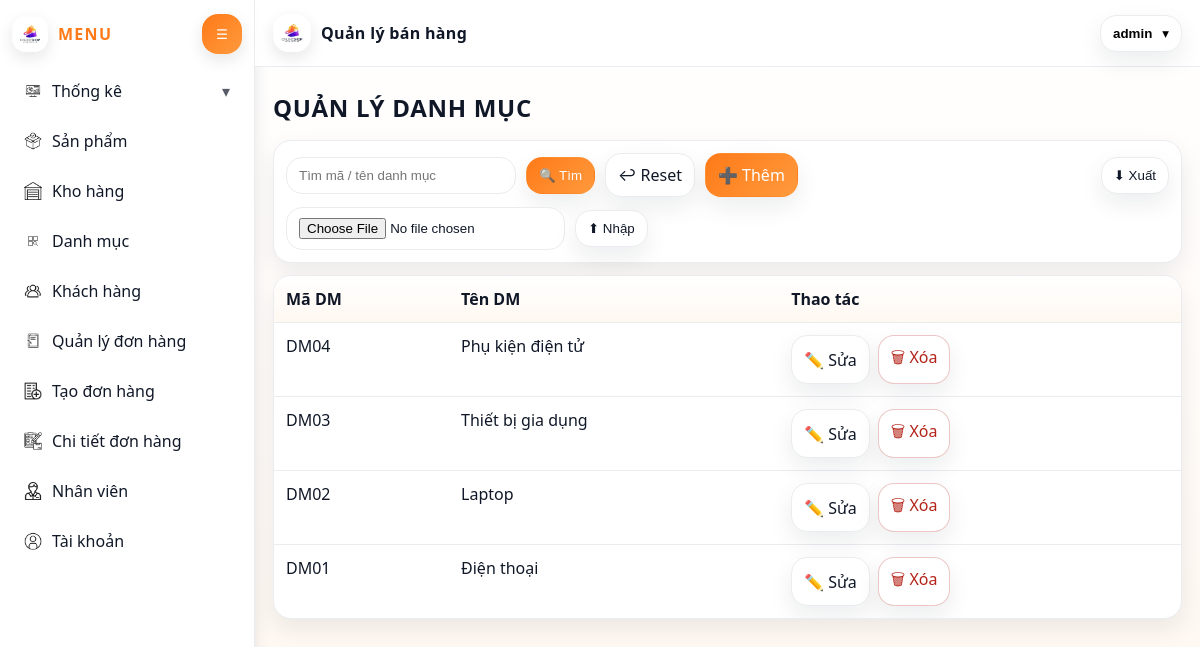
/DanhMuc/Get_data (signed in), run on the app's committed database.
### tables this page shows
CREATE TABLE danhmuc (
  madm VARCHAR(20) PRIMARY KEY,
  tendm VARCHAR(255) NOT NULL
);

### MVC/Core/Controller.php (called while the page is built, shortened)
<?php
class Controller{
    public function model($model){
        return new $model;
    }
    public function view($view, $data = []){
    extract($data);
    include_once './MVC/Views/'.$view.'.php';
}
}
?>

### MVC/Controllers/DanhMuc.php (called while the page is built, shortened)
<?php
class DanhMuc extends Controller {
  public function Get_data(){
    $m=$this->model("DanhMucModel");
    $rows=$m->all();
    $edit=null;
    $this->view("Master", ["page"=>"danhmuc","rows"=>$rows,"edit"=>$edit]);
  }
}
?>

### MVC/Core/App.php (called while the page is built, shortened)
<?php
class App{
    protected $action= "Index";
    function __construct(){
        $arr = $this->processURL();
        if (!empty($arr[0])) {
            unset($arr[0]);
        }
        $this->controller = new $controllerClass;
        $requestedAction = $arr[1] ?? $this->action;
        $this->action = $requestedAction;
        unset($arr[1]);
        $this->param = $arr ? array_map('rawurldecode', array_values($arr)) : [];
        call_user_func_array([$this->controller, $this->action], $this->param);
    }
    function processURL(){
        if(isset($_GET['url'])){
            return explode('/', trim((string) $_GET['url'], '/'));
        }
        return [];
    }
}
?>

### index.php (called while the page is built, shortened)
<?php
$app = new App();
?>

### MVC/Core/connectDB.php (called while the page is built, shortened)
<?php
class connectDB {
    function __construct() {
        $this->con = mysqli_connect('localhost', 'root', '', 'qlbanhang');
    }
}
?>

### MVC/Models/DanhMucModel.php (called while the page is built, shortened)
<?php
class DanhMucModel extends connectDB {
  public function all(){
    return mysqli_query($this->con, "SELECT * FROM danhmuc ORDER BY madm DESC");
  }
}
?>

### MVC/Views/Pages/danhmuc.php (the view, shortened to what this page needs)
<?php
$rows = $payload["rows"] ?? null;
?>
<h2 class="page-title">QUẢN LÝ DANH MỤC</h2>
<div class="toolbar">
  <form method="post" action="<?= BASE_URL ?>DanhMuc/Search">
    <input class="input" name="keyword" placeholder="Tìm mã / tên danh mục">
    <button class="btn primary">🔍 Tìm</button>
    <a class="btn" href="<?= BASE_URL ?>DanhMuc/Get_data">↩ Reset</a>
  </form>
  <a class="btn primary" href="<?= BASE_URL ?>DanhMuc/Get_data?add=1">➕ Thêm</a>
  <form method="post" action="<?= BASE_URL ?>DanhMuc/Export" style="margin-left:auto">
    <button class="btn">⬇ Xuất</button>
  </form>
  <form method="post" action="<?= BASE_URL ?>DanhMuc/Import" enctype="multipart/form-data">
    <input class="input" type="file" name="file" accept=".csv,text/csv" required>
    <button class="btn">⬆ Nhập</button>
  </form>
</div>
<table class="table">
  <thead><tr><th>Mã DM</th><th>Tên DM</th><th>Thao tác</th></tr></thead>
  <tbody>
  <?php if($rows && mysqli_num_rows($rows)>0): while($r=mysqli_fetch_assoc($rows)): ?>
    <tr>
      <td><?= htmlspecialchars($r['madm']) ?></td>
      <td><?= htmlspecialchars($r['tendm']) ?></td>
      <td class="actions">
        <a class="btn" href="<?= BASE_URL ?>DanhMuc/Edit/<?= urlencode($r['madm']) ?>">✏️ Sửa</a>
        <a class="btn danger" onclick="return confirm('Xóa danh mục?')"
           href="<?= BASE_URL ?>DanhMuc/Delete/<?= urlencode($r['madm']) ?>">🗑 Xóa</a>
      </td>
    </tr>
  <?php endwhile; else: ?>
    <tr><td colspan="3" style="text-align:center">Không có dữ liệu</td></tr>
  <?php endif; ?>
  </tbody>
</table>

### Public/Css/Master.css (style rules this page uses)
:root { --bg: #fff; --panel: #ffffff; --text: #101828; --muted: #667085; --line: #eaecf0; --orange: #ff7a18; --orange2: #ffb36b; --shadow: 0 10px 25px rgba(16, 24, 40, 0.08); --shadow2: 0 6px 16px rgba(16, 24, 40, 0.1); --radius: 18px; --radius2: 14px; --sidebarW: 255px; --sidebarCollapsed: 80px; --trans: 180ms ease; font-family: system-ui, -apple-system, Segoe UI, Roboto, Helvetica, Arial, sans-serif; }
* { box-sizing: border-box; }
body { margin: 0; background: linear-gradient(180deg, #fff, #fff7f0); color: var(--text); }

### Public/Css/pages.css (style rules this page uses)
.page-title { margin: 6px 0 16px; font-weight: 900; letter-spacing: 0.03em; }
.toolbar { display: flex; gap: 10px; flex-wrap: wrap; align-items: center; background: #fff; border: 1px solid var(--line); padding: 12px; border-radius: var(--radius); box-shadow: var(--shadow); margin-bottom: 12px; }
.toolbar form { display: flex; gap: 10px; flex-wrap: wrap; align-items: center; }
.input, .select { padding: 10px 12px; border: 1px solid var(--line); border-radius: 16px; outline: none; background: #fff; min-width: 230px; }
.btn { display: inline-flex; align-items: center; justify-content: center; gap: 8px; padding: 10px 12px; border-radius: 16px; border: 1px solid var(--line); background: #fff; color: var(--text); text-decoration: none; cursor: pointer; transition: transform 140ms ease, box-shadow 140ms ease, background 140ms ease, border-color 140ms ease; box-shadow: var(--shadow); }
.btn.primary { background: linear-gradient(135deg, var(--orange), #ff9a3d); color: #fff; border-color: transparent; }
.btn.danger { background: #fff; border-color: rgba(180, 35, 24, 0.25); color: #b42318; }
.table { width: 100%; border-collapse: separate; border-spacing: 0; background: #fff; border: 1px solid var(--line); border-radius: var(--radius); overflow: hidden; box-shadow: var(--shadow); }
.table th, .table td { padding: 12px 12px; border-bottom: 1px solid var(--line); vertical-align: top; }
.table thead th { background: linear-gradient(180deg, #fff, #fff8f1); text-align: left; font-weight: 800; }
.table tbody tr:last-child td { border-bottom: none; }
.actions { display: flex; gap: 8px; flex-wrap: wrap; }

### data on the page
danhmuc: madm "DM04", tendm "Phụ kiện điện tử"
danhmuc: madm "DM03", tendm "Thiết bị gia dụng"
danhmuc: madm "DM02", tendm "Laptop"
danhmuc: madm "DM01", tendm "Điện thoại"

### other printed values
$username "admin"
